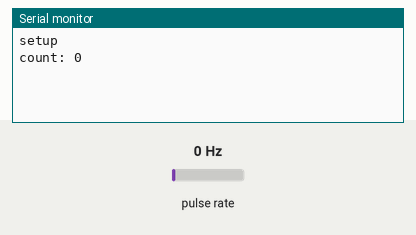
A sketch run on a simulated Arduino Uno, built with avr-gcc and run on an emulated ATmega328P. On the bench: the last lines printed to the serial monitor. Wiring (inferred from the names in the program): pulse sensor: data pin 2. The inputs (shaded band) are chosen by the test bench; at power-on: pulse rate 0 Hz.

Above: at 1.2 s.
1.3 s: pulse rate (sensor on pin 2) set to 4 Hz
At 2.5 s:
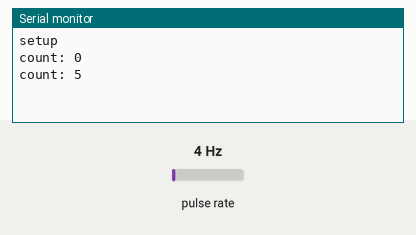
2.8 s: pulse rate (sensor on pin 2) set to 50 Hz
At 3.8 s:
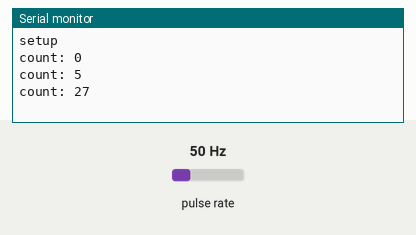
Timing chart, 0 to 5.8 s (numbered marks = the images above; inputs shaded):
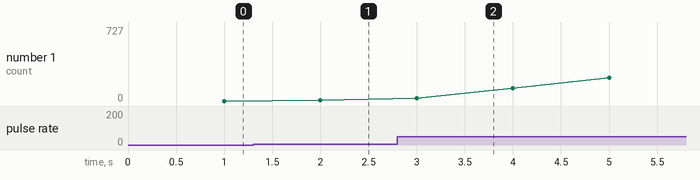

The sketch:

simple_encoder_test.ino
```cpp
// test encoder input
// as well, this is a test of the PinChangeInterrupt library
// this code uses software interrupts to execute callback functions

#include "PinChangeInterrupt.h"

// choose a valid PinChangeInterrupt pin of your Arduino board
#define ENCODER_PIN 2

volatile long count = 0;

void setup()
{
  // start serial debug output
  Serial.begin(115200);
  Serial.println(F("setup"));

  // set pins to input with a pullup
  pinMode(ENCODER_PIN, INPUT_PULLUP);

  // attach the new PinChangeInterrupts and enable event functions below
  attachPinChangeInterrupt(digitalPinToPinChangeInterrupt(ENCODER_PIN), encoder_interrupt, CHANGE);
}

void loop() {
  delay(1000);
  Serial.print("count: ");
  Serial.println(count);
}

void encoder_interrupt(void) {
  count++;
}
```

Measured:
- after the input at 1.3 s, the serial monitor: prints a new line after 0.70 s (image 1)
- after the input at 2.8 s, the serial monitor: prints a new line after 0.20 s (image 2)
- plotted number 1: 0 → 5 after the input at 1.3 s, 5 → 727 after the input at 2.8 s
